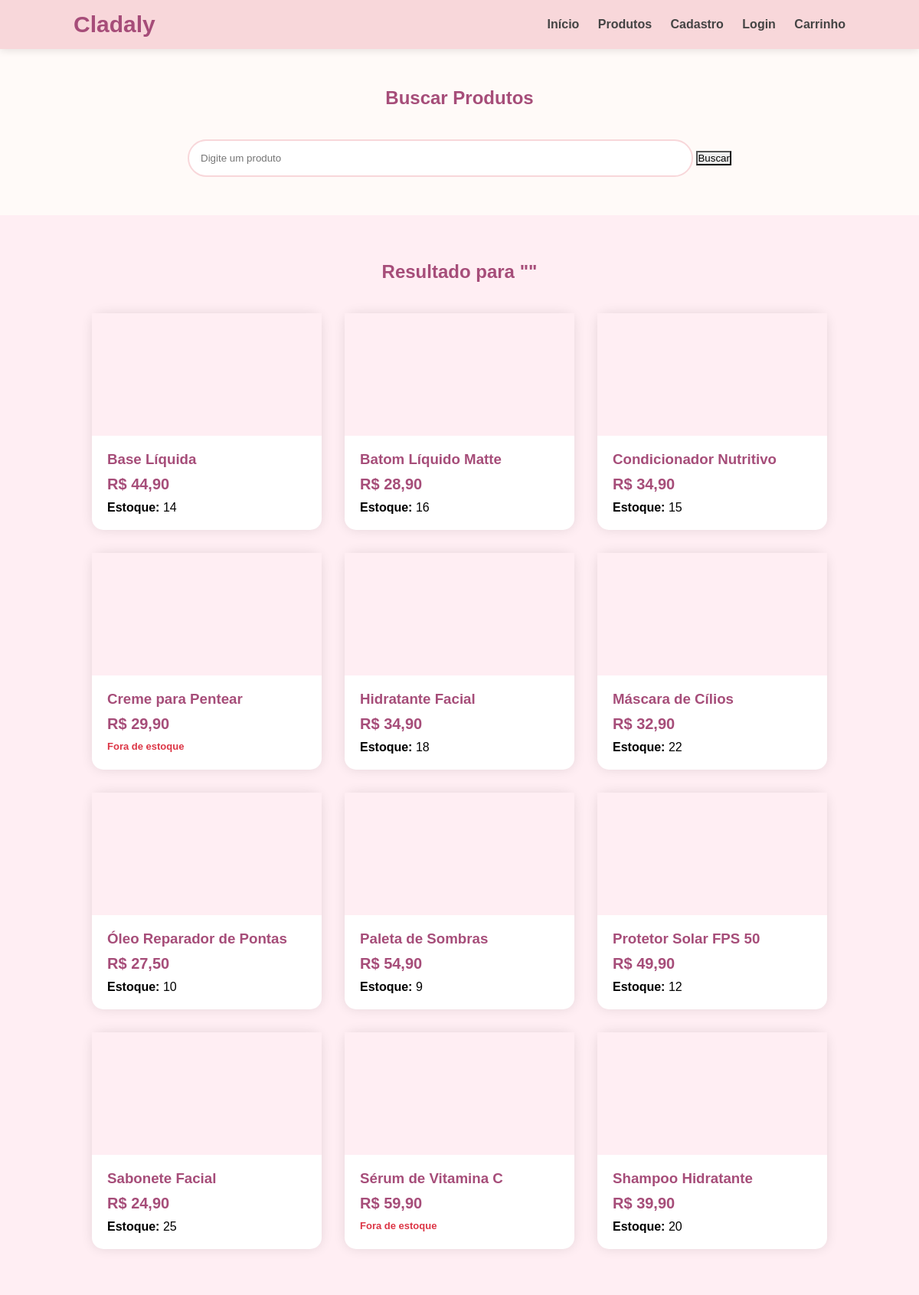
The page /busca.php on the database its author committed.
### tables this page shows
CREATE TABLE IF NOT EXISTS estoque (
    id          INT AUTO_INCREMENT PRIMARY KEY,
    produto_id  INT NOT NULL UNIQUE,
    quantidade  INT NOT NULL DEFAULT 0,
    minimo      INT NOT NULL DEFAULT 5,   
    atualizado  TIMESTAMP DEFAULT CURRENT_TIMESTAMP ON UPDATE CURRENT_TIMESTAMP,
    CONSTRAINT fk_est_prod FOREIGN KEY (produto_id) REFERENCES produtos(id) ON DELETE CASCADE
) DEFAULT CHARSET=utf8mb4;

CREATE TABLE IF NOT EXISTS produtos (
    id            INT AUTO_INCREMENT PRIMARY KEY,
    nome          VARCHAR(100) NOT NULL,
    descricao     VARCHAR(255) NOT NULL,
    categoria_id  INT NOT NULL,
    fornecedor_id INT,
    preco         DECIMAL(10,2) NOT NULL,
    CONSTRAINT fk_cat  FOREIGN KEY (categoria_id)  REFERENCES categorias(id)   ON DELETE RESTRICT,
    CONSTRAINT fk_forn FOREIGN KEY (fornecedor_id) REFERENCES fornecedores(id) ON DELETE SET NULL
) DEFAULT CHARSET=utf8mb4;

### funcoes.php (called while the page is built, shortened)
<?php
function formatar_preco($valor) {
    return number_format($valor, 2, ",", ".");
}
function produtos_buscar($conexao, $termo) {
    $termo = mysqli_real_escape_string($conexao, $termo);
    return mysqli_query($conexao, "SELECT p.id, p.nome, p.preco, e.quantidade AS estoque
        FROM produtos p
        LEFT JOIN estoque e ON e.produto_id = p.id
        WHERE p.nome LIKE '%$termo%'
        ORDER BY p.nome");
}

### busca.php (the view, shortened to what this page needs)
<?php
include "header.php";
include "funcoes.php";
$termo = isset($_GET["produto"]) ? $_GET["produto"] : "";
$resultado = produtos_buscar($conexao, $termo);
?>
<section class="busca">
    <h2 class="titulo">Buscar Produtos</h2>
    <form action="busca.php" method="GET">
        <input type="text" name="produto" placeholder="Digite um produto" value="<?php echo $termo; ?>"
        onkeyup="usaAjax('buscaAjax.php?produto=' + this.value, 'resultbusca')">
        <button type="submit"> Buscar </button>
    </form>
</section>
<section class="secao">
    <h2 class="titulo">Resultado para "<?php echo $termo; ?>"</h2>
    <?php if (mysqli_num_rows($resultado) == 0) { ?>
    <div class="vazio">
        <p>Nenhum produto encontrado.</p>
        <a href="produtos.php" class="botao">Ver todos os produtos</a>
    </div>
<?php } else { ?>
<div class="cards">
    <?php while ($p = mysqli_fetch_assoc($resultado)) { ?>
<div class="card">
<div class="imgcard"></div>
<div class="maincard">
    <h3><?php echo $p["nome"]; ?></h3>
<div class="precocard">R$ <?php echo formatar_preco($p["preco"]); ?></div>
<?php if ($p["estoque"] > 0) { ?>
    <p><strong>Estoque:</strong> <?php echo $p["estoque"]; ?></p>
<?php } else { ?>
    <p class="estoquezero">
        Fora de estoque
    </p>
<?php } ?>
</div>
</div>
<?php } ?>
</div>
<?php } ?>
</section>

### style.css (style rules this page uses)
* { margin: 0; padding: 0; box-sizing: border-box; font-family: Arial, Helvetica, sans-serif; transition: none !important; animation: none !important; -webkit-tap-highlight-color: transparent; }
button, .botao, .card, a { -webkit-appearance: none; appearance: none; -webkit-tap-highlight-color: transparent; outline: none; }
body { background: #fffaf8; }
.busca { text-align: center; padding: 50px; }
.busca input { width: 60%; padding: 15px; border: 2px solid #f8d7da; border-radius: 30px; }
.secao { padding: 60px 8%; background: #ffeef3; }
.titulo { text-align: center; color: #a64d79; margin-bottom: 40px; }
.cards { display: flex; justify-content: center; gap: 30px; flex-wrap: wrap; }
.card { width: 300px; background: white; border-radius: 15px; box-shadow: 0 0 15px rgba(0,0,0,0.1); }
.imgcard { height: 160px; display: flex; align-items: center; justify-content: center; background: #ffeef3; font-size: 50px; color: #a64d79; }
.maincard { padding: 20px; }
.maincard h3 { color: #a64d79; margin-bottom: 10px; }
.precocard { font-size: 20px; font-weight: bold; color: #a64d79; margin: 10px 0; }
.estoquezero { color: #dc3545; font-size: 13px; }
.estoquezero { color:#dc3545; font-weight:bold; }

### rows shown on the page
estoque: produto.nome "Base Líquida", produto.preco "44,90", quantidade "14"
estoque: produto.nome "Batom Líquido Matte", produto.preco "28,90", quantidade "16"
estoque: produto.nome "Condicionador Nutritivo", produto.preco "34,90", quantidade "15"
estoque: produto.nome "Creme para Pentear", produto.preco "29,90", quantidade "Fora de estoque"
estoque: produto.nome "Hidratante Facial", produto.preco "34,90", quantidade "18"
estoque: produto.nome "Máscara de Cílios", produto.preco "32,90", quantidade "22"
estoque: produto.nome "Óleo Reparador de Pontas", produto.preco "27,50", quantidade "10"
estoque: produto.nome "Paleta de Sombras", produto.preco "54,90", quantidade "9"
estoque: produto.nome "Protetor Solar FPS 50", produto.preco "49,90", quantidade "12"
estoque: produto.nome "Sabonete Facial", produto.preco "24,90", quantidade "25"
estoque: produto.nome "Sérum de Vitamina C", produto.preco "59,90", quantidade "Fora de estoque"
estoque: produto.nome "Shampoo Hidratante", produto.preco "39,90", quantidade "20"
